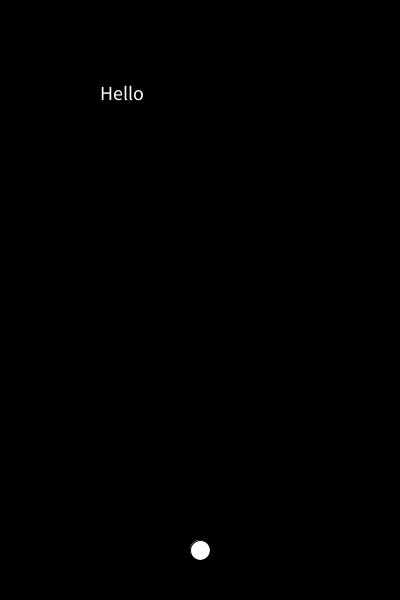
Frame 1 (no input)
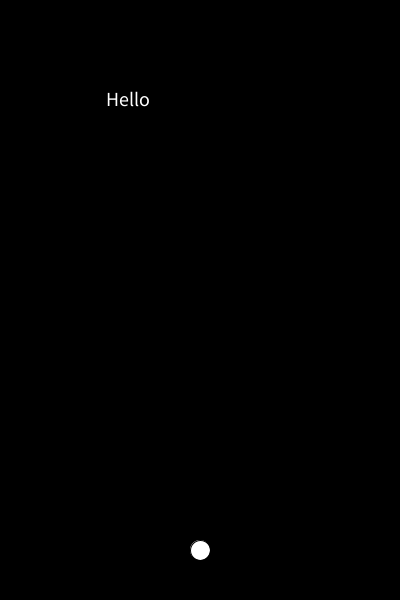
Frame 60 (the mouse pressed at the canvas centre just before this capture)
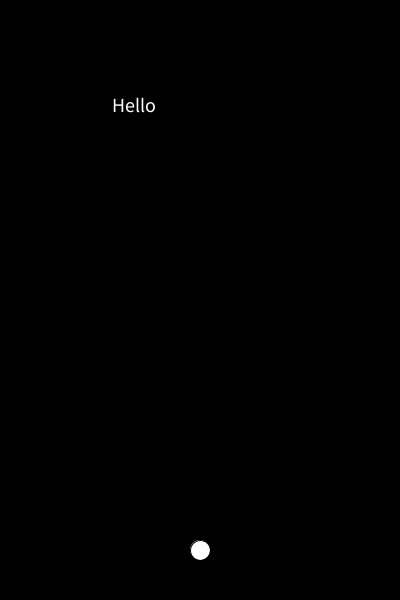
Frame 120 (the mouse held since frame 60 and released just before this capture)

The Processing sketch that drew these frames (run headless with seeded random() and noise(); from frame 60 on, the mouse is pressed at the canvas centre):

// Processing sketch: week06_8_game_shoot_word_x_y
// ── week06_8_game_shoot_word_x_y.pde
void setup(){
  size(400,600);
  textSize(20);
}
String Q ="Hello",A="";
float x=100, y=100;
void draw(){
  background(0);
  text(Q, x, y);
  ellipse(200,550,20,20);//200*550位置,20*20的圓圈,表示我
  float dx=(200-x) ,dy=(550-y), d = sqrt(dx*dx+dy*dy)*2;//d=距離//*3可以調速度，可以用來分關卡
  x += dx/d;
  y += dx/d;
  if(keyPressed){
    stroke(255,0,0);
    line(200,550,x,y);
  }
}
